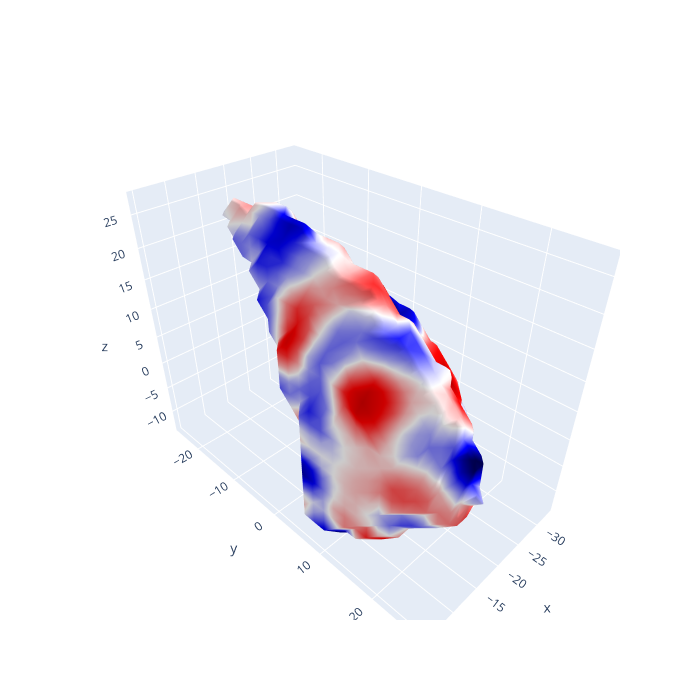

Notebook code cell kept with this figure:
### Code cell
# Try striatum
niftipath = f'{neuromodes}/TEMP_investigations/hcp_striatum-lh_thr25.nii.gz'
nifti = load(niftipath)

vol = make_vol_mesh(nifti, discard_components=True)
solver = EigenSolver(vol).solve(100)
plot_mesh_data(vol, solver.emodes[:, -1])
mode_nifti = tetmesh_to_nifti(solver.emodes[:, -1], solver.geometry, nifti)
plot_stat_map(mode_nifti, display_mode='ortho', cmap='seismic_r')

### Figure 1 — Plotly figure (JSON) as saved in the notebook; plotly's stock layout.template omitted (floating-point values rounded to 4 significant figures; data arrays with more than 128 entries replaced by an {"elided": "..."} marker saying what was removed)
{"data": [{"cmax": 0.03548, "cmin": -0.03248, "colorscale": {"elided": "256x2 mixed values"}, "flatshading": false, "i": {"elided": "3538 int values"}, "intensity": {"elided": "1765 float values"}, "j": {"elided": "3538 int values"}, "k": {"elided": "3538 int values"}, "showscale": false, "type": "mesh3d", "x": {"elided": "1765 float values"}, "y": {"elided": "1765 float values"}, "z": {"elided": "1765 float values"}}], "layout": {"height": 700, "scene": {"aspectmode": "data"}, "width": 700}}
